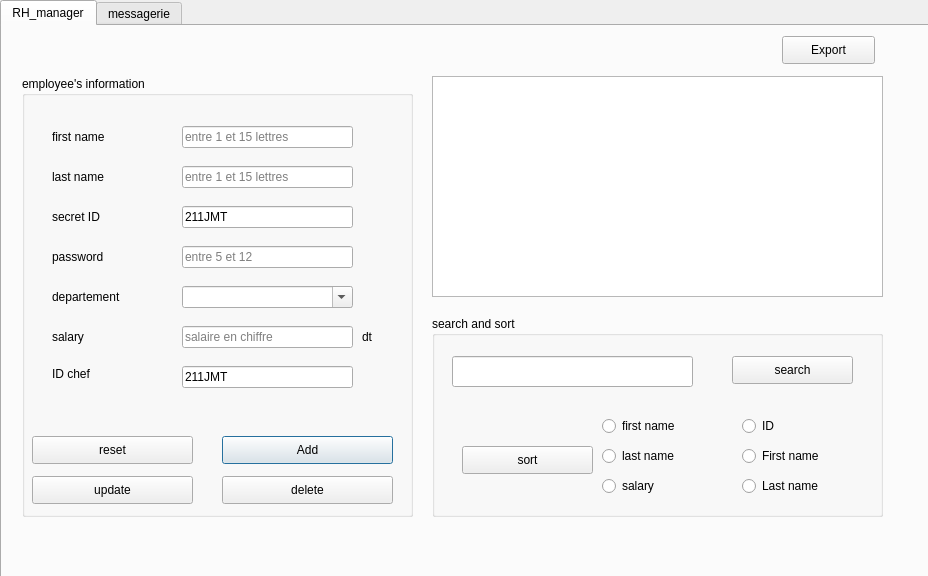
<?xml version="1.0" encoding="UTF-8"?>
<ui version="4.0">
 <class>employee</class>
 <widget class="QDialog" name="employee">
  <property name="geometry">
   <rect>
    <x>0</x>
    <y>0</y>
    <width>928</width>
    <height>576</height>
   </rect>
  </property>
  <property name="windowTitle">
   <string>Dialog</string>
  </property>
  <widget class="QTabWidget" name="Tabwidget">
   <property name="geometry">
    <rect>
     <x>0</x>
     <y>0</y>
     <width>931</width>
     <height>581</height>
    </rect>
   </property>
   <property name="currentIndex">
    <number>0</number>
   </property>
   <widget class="QWidget" name="RH_manager">
    <attribute name="title">
     <string>RH_manager</string>
    </attribute>
    <widget class="QGroupBox" name="groupBox">
     <property name="geometry">
      <rect>
       <x>20</x>
       <y>50</y>
       <width>391</width>
       <height>441</height>
      </rect>
     </property>
     <property name="title">
      <string>employee's information</string>
     </property>
     <widget class="QLabel" name="label">
      <property name="geometry">
       <rect>
        <x>30</x>
        <y>50</y>
        <width>71</width>
        <height>21</height>
       </rect>
      </property>
      <property name="text">
       <string>first name</string>
      </property>
     </widget>
     <widget class="QLabel" name="label_2">
      <property name="geometry">
       <rect>
        <x>30</x>
        <y>90</y>
        <width>71</width>
        <height>21</height>
       </rect>
      </property>
      <property name="text">
       <string>last name</string>
      </property>
     </widget>
     <widget class="QLabel" name="label_3">
      <property name="geometry">
       <rect>
        <x>30</x>
        <y>130</y>
        <width>61</width>
        <height>21</height>
       </rect>
      </property>
      <property name="text">
       <string>secret ID</string>
      </property>
     </widget>
     <widget class="QLabel" name="label_4">
      <property name="geometry">
       <rect>
        <x>30</x>
        <y>170</y>
        <width>56</width>
        <height>21</height>
       </rect>
      </property>
      <property name="text">
       <string>password</string>
      </property>
     </widget>
     <widget class="QLabel" name="label_5">
      <property name="geometry">
       <rect>
        <x>30</x>
        <y>210</y>
        <width>81</width>
        <height>21</height>
       </rect>
      </property>
      <property name="text">
       <string>departement</string>
      </property>
     </widget>
     <widget class="QLabel" name="label_6">
      <property name="geometry">
       <rect>
        <x>30</x>
        <y>250</y>
        <width>56</width>
        <height>21</height>
       </rect>
      </property>
      <property name="text">
       <string>salary</string>
      </property>
     </widget>
     <widget class="QLineEdit" name="lineEdit_first">
      <property name="geometry">
       <rect>
        <x>160</x>
        <y>50</y>
        <width>171</width>
        <height>22</height>
       </rect>
      </property>
      <property name="inputMask">
       <string/>
      </property>
      <property name="text">
       <string/>
      </property>
      <property name="maxLength">
       <number>15</number>
      </property>
      <property name="placeholderText">
       <string>entre 1 et 15 lettres</string>
      </property>
     </widget>
     <widget class="QLineEdit" name="lineEdit_last">
      <property name="geometry">
       <rect>
        <x>160</x>
        <y>90</y>
        <width>171</width>
        <height>22</height>
       </rect>
      </property>
      <property name="maxLength">
       <number>15</number>
      </property>
      <property name="placeholderText">
       <string>entre 1 et 15 lettres</string>
      </property>
     </widget>
     <widget class="QLineEdit" name="lineEdit_ID">
      <property name="geometry">
       <rect>
        <x>160</x>
        <y>130</y>
        <width>171</width>
        <height>22</height>
       </rect>
      </property>
      <property name="text">
       <string>211JMT</string>
      </property>
      <property name="maxLength">
       <number>10</number>
      </property>
      <property name="placeholderText">
       <string>211JMT....</string>
      </property>
     </widget>
     <widget class="QLineEdit" name="lineEdit_password">
      <property name="geometry">
       <rect>
        <x>160</x>
        <y>170</y>
        <width>171</width>
        <height>22</height>
       </rect>
      </property>
      <property name="placeholderText">
       <string>entre 5 et 12 </string>
      </property>
     </widget>
     <widget class="QLineEdit" name="lineEdit_salary">
      <property name="geometry">
       <rect>
        <x>160</x>
        <y>250</y>
        <width>171</width>
        <height>22</height>
       </rect>
      </property>
      <property name="placeholderText">
       <string>salaire en chiffre </string>
      </property>
     </widget>
     <widget class="QPushButton" name="pushButton_ajouter">
      <property name="geometry">
       <rect>
        <x>200</x>
        <y>360</y>
        <width>171</width>
        <height>28</height>
       </rect>
      </property>
      <property name="text">
       <string>Add</string>
      </property>
     </widget>
     <widget class="QPushButton" name="pushButton_reset">
      <property name="geometry">
       <rect>
        <x>10</x>
        <y>360</y>
        <width>161</width>
        <height>28</height>
       </rect>
      </property>
      <property name="text">
       <string>reset</string>
      </property>
     </widget>
     <widget class="QLabel" name="label_7">
      <property name="geometry">
       <rect>
        <x>340</x>
        <y>250</y>
        <width>31</width>
        <height>21</height>
       </rect>
      </property>
      <property name="text">
       <string>dt</string>
      </property>
     </widget>
     <widget class="QPushButton" name="pushButton_modifier">
      <property name="geometry">
       <rect>
        <x>10</x>
        <y>400</y>
        <width>161</width>
        <height>28</height>
       </rect>
      </property>
      <property name="text">
       <string>update</string>
      </property>
     </widget>
     <widget class="QPushButton" name="pushButton_supprimer">
      <property name="geometry">
       <rect>
        <x>200</x>
        <y>400</y>
        <width>171</width>
        <height>28</height>
       </rect>
      </property>
      <property name="text">
       <string>delete</string>
      </property>
     </widget>
     <widget class="QLabel" name="label_8">
      <property name="geometry">
       <rect>
        <x>30</x>
        <y>290</y>
        <width>56</width>
        <height>16</height>
       </rect>
      </property>
      <property name="text">
       <string>ID chef</string>
      </property>
     </widget>
     <widget class="QLineEdit" name="lineEdit_chef">
      <property name="geometry">
       <rect>
        <x>160</x>
        <y>290</y>
        <width>171</width>
        <height>22</height>
       </rect>
      </property>
      <property name="text">
       <string>211JMT</string>
      </property>
      <property name="maxLength">
       <number>10</number>
      </property>
      <property name="placeholderText">
       <string>211JMT...</string>
      </property>
     </widget>
     <widget class="QComboBox" name="box">
      <property name="geometry">
       <rect>
        <x>160</x>
        <y>210</y>
        <width>171</width>
        <height>22</height>
       </rect>
      </property>
      <property name="editable">
       <bool>true</bool>
      </property>
      <property name="currentText">
       <string/>
      </property>
      <item>
       <property name="text">
        <string/>
       </property>
      </item>
      <item>
       <property name="text">
        <string>RH</string>
       </property>
      </item>
      <item>
       <property name="text">
        <string>CM</string>
       </property>
      </item>
      <item>
       <property name="text">
        <string>SM</string>
       </property>
      </item>
      <item>
       <property name="text">
        <string>EM</string>
       </property>
      </item>
     </widget>
     <zorder>label</zorder>
     <zorder>label_2</zorder>
     <zorder>label_3</zorder>
     <zorder>label_4</zorder>
     <zorder>label_5</zorder>
     <zorder>label_6</zorder>
     <zorder>lineEdit_first</zorder>
     <zorder>lineEdit_last</zorder>
     <zorder>lineEdit_ID</zorder>
     <zorder>lineEdit_password</zorder>
     <zorder>lineEdit_salary</zorder>
     <zorder>pushButton_ajouter</zorder>
     <zorder>pushButton_reset</zorder>
     <zorder>label_7</zorder>
     <zorder>label_8</zorder>
     <zorder>lineEdit_chef</zorder>
     <zorder>pushButton_supprimer</zorder>
     <zorder>pushButton_modifier</zorder>
     <zorder>box</zorder>
    </widget>
    <widget class="QTableView" name="tableView1">
     <property name="geometry">
      <rect>
       <x>430</x>
       <y>50</y>
       <width>451</width>
       <height>221</height>
      </rect>
     </property>
    </widget>
    <widget class="QLabel" name="label_pic">
     <property name="geometry">
      <rect>
       <x>0</x>
       <y>0</y>
       <width>931</width>
       <height>551</height>
      </rect>
     </property>
     <property name="text">
      <string/>
     </property>
    </widget>
    <widget class="QGroupBox" name="groupBox_3">
     <property name="geometry">
      <rect>
       <x>430</x>
       <y>290</y>
       <width>451</width>
       <height>201</height>
      </rect>
     </property>
     <property name="title">
      <string>search and sort</string>
     </property>
     <widget class="QLineEdit" name="lineEdit_search">
      <property name="geometry">
       <rect>
        <x>20</x>
        <y>40</y>
        <width>241</width>
        <height>31</height>
       </rect>
      </property>
     </widget>
     <widget class="QPushButton" name="pushButton_search">
      <property name="geometry">
       <rect>
        <x>300</x>
        <y>40</y>
        <width>121</width>
        <height>28</height>
       </rect>
      </property>
      <property name="text">
       <string>search</string>
      </property>
     </widget>
     <widget class="QPushButton" name="pushButton_sort">
      <property name="geometry">
       <rect>
        <x>30</x>
        <y>130</y>
        <width>131</width>
        <height>28</height>
       </rect>
      </property>
      <property name="text">
       <string>sort</string>
      </property>
     </widget>
     <widget class="QRadioButton" name="radioButton_first">
      <property name="geometry">
       <rect>
        <x>170</x>
        <y>100</y>
        <width>97</width>
        <height>20</height>
       </rect>
      </property>
      <property name="text">
       <string>first name</string>
      </property>
     </widget>
     <widget class="QRadioButton" name="radioButton_last">
      <property name="geometry">
       <rect>
        <x>170</x>
        <y>130</y>
        <width>97</width>
        <height>20</height>
       </rect>
      </property>
      <property name="text">
       <string>last name</string>
      </property>
     </widget>
     <widget class="QRadioButton" name="radioButton_salary">
      <property name="geometry">
       <rect>
        <x>170</x>
        <y>160</y>
        <width>97</width>
        <height>20</height>
       </rect>
      </property>
      <property name="text">
       <string>salary</string>
      </property>
     </widget>
     <widget class="QRadioButton" name="radioButton_ID">
      <property name="geometry">
       <rect>
        <x>310</x>
        <y>100</y>
        <width>97</width>
        <height>20</height>
       </rect>
      </property>
      <property name="text">
       <string>ID</string>
      </property>
     </widget>
     <widget class="QRadioButton" name="radioButton_first2">
      <property name="geometry">
       <rect>
        <x>310</x>
        <y>130</y>
        <width>97</width>
        <height>20</height>
       </rect>
      </property>
      <property name="text">
       <string>First name</string>
      </property>
     </widget>
     <widget class="QRadioButton" name="radioButton_last2">
      <property name="geometry">
       <rect>
        <x>310</x>
        <y>160</y>
        <width>97</width>
        <height>20</height>
       </rect>
      </property>
      <property name="text">
       <string>Last name</string>
      </property>
     </widget>
    </widget>
    <widget class="QPushButton" name="pushButton_export">
     <property name="geometry">
      <rect>
       <x>780</x>
       <y>10</y>
       <width>93</width>
       <height>28</height>
      </rect>
     </property>
     <property name="text">
      <string>Export</string>
     </property>
    </widget>
    <zorder>label_pic</zorder>
    <zorder>groupBox</zorder>
    <zorder>tableView1</zorder>
    <zorder>groupBox_3</zorder>
    <zorder>pushButton_export</zorder>
   </widget>
   <widget class="QWidget" name="RH_employees">
    <attribute name="title">
     <string>messagerie</string>
    </attribute>
    <widget class="QLabel" name="label_pic2">
     <property name="geometry">
      <rect>
       <x>0</x>
       <y>0</y>
       <width>921</width>
       <height>551</height>
      </rect>
     </property>
     <property name="text">
      <string/>
     </property>
    </widget>
    <widget class="QTableView" name="tableView2">
     <property name="geometry">
      <rect>
       <x>20</x>
       <y>20</y>
       <width>281</width>
       <height>311</height>
      </rect>
     </property>
    </widget>
    <widget class="QGroupBox" name="groupBox_2">
     <property name="geometry">
      <rect>
       <x>310</x>
       <y>410</y>
       <width>601</width>
       <height>111</height>
      </rect>
     </property>
     <property name="title">
      <string>controle</string>
     </property>
     <widget class="QPushButton" name="pushButton_send">
      <property name="geometry">
       <rect>
        <x>240</x>
        <y>70</y>
        <width>121</width>
        <height>28</height>
       </rect>
      </property>
      <property name="text">
       <string>send message</string>
      </property>
     </widget>
     <widget class="QLineEdit" name="lineEdit_send">
      <property name="geometry">
       <rect>
        <x>10</x>
        <y>20</y>
        <width>571</width>
        <height>31</height>
       </rect>
      </property>
      <property name="text">
       <string>from </string>
      </property>
      <property name="placeholderText">
       <string/>
      </property>
     </widget>
    </widget>
    <widget class="QListView" name="chatbox">
     <property name="geometry">
      <rect>
       <x>310</x>
       <y>20</y>
       <width>591</width>
       <height>381</height>
      </rect>
     </property>
    </widget>
   </widget>
  </widget>
 </widget>
 <resources/>
 <connections/>
</ui>
